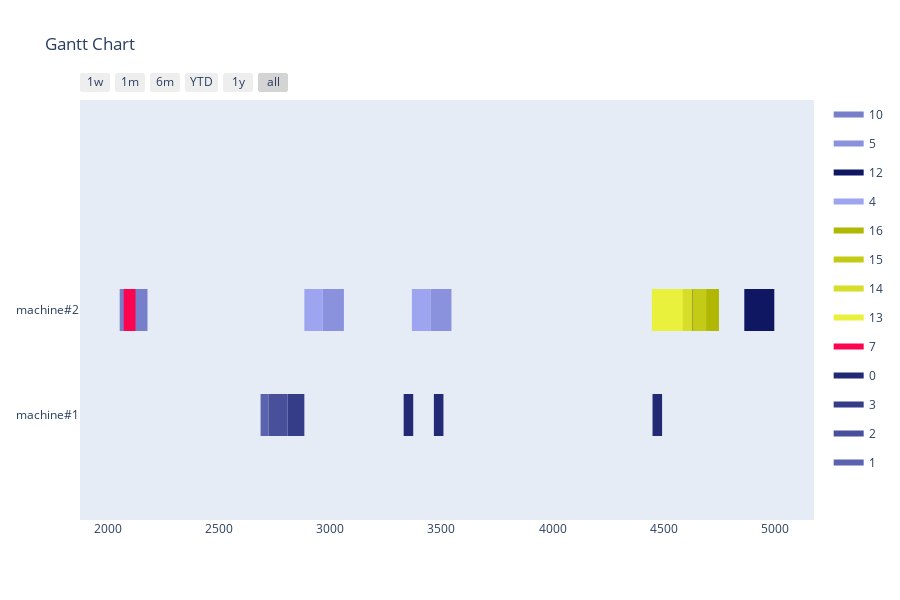

Source (notebook cell):
### Markdown cell above
Greedy

### Code cell
agent = GreedyAgent(env)
simulator = AgentSimulator()
schedule, schedule_count = simulator.simulate(agent, orders_model)
print(f'Scheduled {schedule_count}/{len(orders_model)} Orders')
# TODO: replace break statements in GreedyAgent's process function
# TODO: refactor function signatures to use simulation environment
# TODO: replace static functions with functions from simulation environment
visualize_schedule(schedule)

### Figure 1 — Plotly figure (JSON) as saved in the notebook; plotly's stock layout.template omitted (floating-point values rounded to 4 significant figures)
{"data": [{"fill": "toself", "fillcolor": "rgb(119, 127, 202)", "hoverinfo": "name", "legendgroup": "rgb(119, 127, 202)", "mode": "none", "name": "10", "type": "scatter", "x": [2052, 2177, 2177, 2052], "y": [0.8, 0.8, 1.2, 1.2]}, {"fill": "toself", "fillcolor": "rgb(138, 146, 221)", "hoverinfo": "name", "legendgroup": "rgb(138, 146, 221)", "mode": "none", "name": "5", "type": "scatter", "x": [2966, 3061, 3061, 2966, 2966, 3450, 3545, 3545, 3450], "y": [0.8, 0.8, 1.2, 1.2, null, 0.8, 0.8, 1.2, 1.2]}, {"fill": "toself", "fillcolor": "rgb(15, 23, 98)", "hoverinfo": "name", "legendgroup": "rgb(15, 23, 98)", "mode": "none", "name": "12", "type": "scatter", "x": [4863, 4998, 4998, 4863, 4863, 4522, 4657, 4657, 4522], "y": [0.8, 0.8, 1.2, 1.2, null, 0.8, 0.8, 1.2, 1.2]}, {"fill": "toself", "fillcolor": "rgb(157, 165, 240)", "hoverinfo": "name", "legendgroup": "rgb(157, 165, 240)", "mode": "none", "name": "4", "type": "scatter", "x": [2883, 2966, 2966, 2883, 2883, 3367, 3450, 3450, 3367], "y": [0.8, 0.8, 1.2, 1.2, null, 0.8, 0.8, 1.2, 1.2]}, {"fill": "toself", "fillcolor": "rgb(176, 184, 3)", "hoverinfo": "name", "legendgroup": "rgb(176, 184, 3)", "mode": "none", "name": "16", "type": "scatter", "x": [4691, 4749, 4749, 4691], "y": [0.8, 0.8, 1.2, 1.2]}, {"fill": "toself", "fillcolor": "rgb(195, 203, 22)", "hoverinfo": "name", "legendgroup": "rgb(195, 203, 22)", "mode": "none", "name": "15", "type": "scatter", "x": [4630, 4691, 4691, 4630], "y": [0.8, 0.8, 1.2, 1.2]}, {"fill": "toself", "fillcolor": "rgb(214, 222, 41)", "hoverinfo": "name", "legendgroup": "rgb(214, 222, 41)", "mode": "none", "name": "14", "type": "scatter", "x": [4587, 4630, 4630, 4587], "y": [0.8, 0.8, 1.2, 1.2]}, {"fill": "toself", "fillcolor": "rgb(233, 241, 60)", "hoverinfo": "name", "legendgroup": "rgb(233, 241, 60)", "mode": "none", "name": "13", "type": "scatter", "x": [4447, 4587, 4587, 4447], "y": [0.8, 0.8, 1.2, 1.2]}, {"fill": "toself", "fillcolor": "rgb(252, 4, 79)", "hoverinfo": "name", "legendgroup": "rgb(252, 4, 79)", "mode": "none", "name": "7", "type": "scatter", "x": [2070, 2123, 2123, 2070], "y": [0.8, 0.8, 1.2, 1.2]}, {"fill": "toself", "fillcolor": "rgb(34, 42, 117)", "hoverinfo": "name", "legendgroup": "rgb(34, 42, 117)", "mode": "none", "name": "0", "type": "scatter", "x": [4450, 4493, 4493, 4450, 4450, 3466, 3509, 3509, 3466, 3466, 3330, 3373, 3373, 3330], "y": [-0.2, -0.2, 0.2, 0.2, null, -0.2, -0.2, 0.2, 0.2, null, -0.2, -0.2, 0.2, 0.2]}, {"fill": "toself", "fillcolor": "rgb(53, 61, 136)", "hoverinfo": "name", "legendgroup": "rgb(53, 61, 136)", "mode": "none", "name": "3", "type": "scatter", "x": [2808, 2883, 2883, 2808], "y": [-0.2, -0.2, 0.2, 0.2]}, {"fill": "toself", "fillcolor": "rgb(72, 80, 155)", "hoverinfo": "name", "legendgroup": "rgb(72, 80, 155)", "mode": "none", "name": "2", "type": "scatter", "x": [2721, 2808, 2808, 2721], "y": [-0.2, -0.2, 0.2, 0.2]}, {"fill": "toself", "fillcolor": "rgb(91, 99, 174)", "hoverinfo": "name", "legendgroup": "rgb(91, 99, 174)", "mode": "none", "name": "1", "type": "scatter", "x": [2686, 2721, 2721, 2686], "y": [-0.2, -0.2, 0.2, 0.2]}, {"legendgroup": "rgb(119, 127, 202)", "marker": {"color": "rgb(119, 127, 202)", "opacity": 0, "size": 1}, "mode": "markers", "name": "", "showlegend": false, "text": [null, null], "type": "scatter", "x": [2052, 2177], "y": [1, 1]}, {"legendgroup": "rgb(138, 146, 221)", "marker": {"color": "rgb(138, 146, 221)", "opacity": 0, "size": 1}, "mode": "markers", "name": "", "showlegend": false, "text": [null, null, null, null], "type": "scatter", "x": [2966, 3061, 3450, 3545], "y": [1, 1, 1, 1]}, {"legendgroup": "rgb(15, 23, 98)", "marker": {"color": "rgb(15, 23, 98)", "opacity": 0, "size": 1}, "mode": "markers", "name": "", "showlegend": false, "text": [null, null, null, null], "type": "scatter", "x": [4863, 4998, 4522, 4657], "y": [1, 1, 1, 1]}, {"legendgroup": "rgb(157, 165, 240)", "marker": {"color": "rgb(157, 165, 240)", "opacity": 0, "size": 1}, "mode": "markers", "name": "", "showlegend": false, "text": [null, null, null, null], "type": "scatter", "x": [2883, 2966, 3367, 3450], "y": [1, 1, 1, 1]}, {"legendgroup": "rgb(176, 184, 3)", "marker": {"color": "rgb(176, 184, 3)", "opacity": 0, "size": 1}, "mode": "markers", "name": "", "showlegend": false, "text": [null, null], "type": "scatter", "x": [4691, 4749], "y": [1, 1]}, {"legendgroup": "rgb(195, 203, 22)", "marker": {"color": "rgb(195, 203, 22)", "opacity": 0, "size": 1}, "mode": "markers", "name": "", "showlegend": false, "text": [null, null], "type": "scatter", "x": [4630, 4691], "y": [1, 1]}, {"legendgroup": "rgb(214, 222, 41)", "marker": {"color": "rgb(214, 222, 41)", "opacity": 0, "size": 1}, "mode": "markers", "name": "", "showlegend": false, "text": [null, null], "type": "scatter", "x": [4587, 4630], "y": [1, 1]}, {"legendgroup": "rgb(233, 241, 60)", "marker": {"color": "rgb(233, 241, 60)", "opacity": 0, "size": 1}, "mode": "markers", "name": "", "showlegend": false, "text": [null, null], "type": "scatter", "x": [4447, 4587], "y": [1, 1]}, {"legendgroup": "rgb(252, 4, 79)", "marker": {"color": "rgb(252, 4, 79)", "opacity": 0, "size": 1}, "mode": "markers", "name": "", "showlegend": false, "text": [null, null], "type": "scatter", "x": [2070, 2123], "y": [1, 1]}, {"legendgroup": "rgb(34, 42, 117)", "marker": {"color": "rgb(34, 42, 117)", "opacity": 0, "size": 1}, "mode": "markers", "name": "", "showlegend": false, "text": [null, null, null, null, null, null], "type": "scatter", "x": [4450, 4493, 3466, 3509, 3330, 3373], "y": [0, 0, 0, 0, 0, 0]}, {"legendgroup": "rgb(53, 61, 136)", "marker": {"color": "rgb(53, 61, 136)", "opacity": 0, "size": 1}, "mode": "markers", "name": "", "showlegend": false, "text": [null, null], "type": "scatter", "x": [2808, 2883], "y": [0, 0]}, {"legendgroup": "rgb(72, 80, 155)", "marker": {"color": "rgb(72, 80, 155)", "opacity": 0, "size": 1}, "mode": "markers", "name": "", "showlegend": false, "text": [null, null], "type": "scatter", "x": [2721, 2808], "y": [0, 0]}, {"legendgroup": "rgb(91, 99, 174)", "marker": {"color": "rgb(91, 99, 174)", "opacity": 0, "size": 1}, "mode": "markers", "name": "", "showlegend": false, "text": [null, null], "type": "scatter", "x": [2686, 2721], "y": [0, 0]}], "layout": {"height": 600, "hovermode": "closest", "showlegend": true, "title": {"text": "Gantt Chart"}, "xaxis": {"rangeselector": {"buttons": [{"count": 7, "label": "1w", "step": "day", "stepmode": "backward"}, {"count": 1, "label": "1m", "step": "month", "stepmode": "backward"}, {"count": 6, "label": "6m", "step": "month", "stepmode": "backward"}, {"count": 1, "label": "YTD", "step": "year", "stepmode": "todate"}, {"count": 1, "label": "1y", "step": "year", "stepmode": "backward"}, {"step": "all"}]}, "showgrid": false, "type": "date", "zeroline": false}, "yaxis": {"autorange": false, "range": [-1, 3], "showgrid": false, "ticktext": ["machine#1", "machine#2"], "tickvals": [0, 1], "zeroline": false}}}
